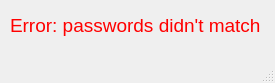
<?xml version="1.0" encoding="UTF-8"?>
<ui version="4.0">
 <class>MainWindow</class>
 <widget class="QMainWindow" name="MainWindow">
  <property name="geometry">
   <rect>
    <x>0</x>
    <y>0</y>
    <width>275</width>
    <height>83</height>
   </rect>
  </property>
  <property name="windowTitle">
   <string>MainWindow</string>
  </property>
  <widget class="QWidget" name="centralwidget">
   <widget class="QLabel" name="label">
    <property name="geometry">
     <rect>
      <x>10</x>
      <y>10</y>
      <width>261</width>
      <height>31</height>
     </rect>
    </property>
    <property name="text">
     <string>&lt;html&gt;&lt;head/&gt;&lt;body&gt;&lt;p&gt;&lt;span style=&quot; font-size:14pt; color:#ff0000;&quot;&gt;Error: passwords didn't match&lt;/span&gt;&lt;/p&gt;&lt;/body&gt;&lt;/html&gt;</string>
    </property>
   </widget>
  </widget>
  <widget class="QMenuBar" name="menubar">
   <property name="geometry">
    <rect>
     <x>0</x>
     <y>0</y>
     <width>275</width>
     <height>21</height>
    </rect>
   </property>
  </widget>
  <widget class="QStatusBar" name="statusbar"/>
 </widget>
 <resources/>
 <connections/>
</ui>
